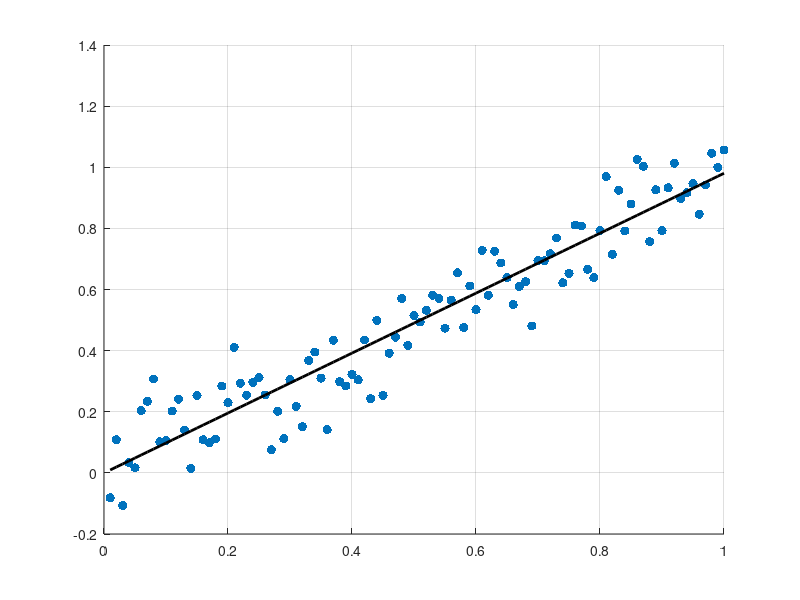

This figure's MATLAB source:
clear
Np = 100;
p = 1-.05/2;
sigma = 0.1;

x = [1:Np]'/Np;
err = sigma*randn(Np,1);
%err = err-mean(err);
y = x + err;

[b,bint,r,rint] = regress(y,[x,ones(Np,1)]);

bo = sum((x-mean(x)).*(y-mean(y)))/sum((x-mean(x)).^2);
ao = mean(y) - bo*mean(x);
bo = [bo,ao];

ymo = bo(1)*x + bo(2);
ym  = b(1)*x(:,1) + b(2);

% https://en.wikipedia.org/wiki/Simple_linear_regression
S = sum((ymo-y).^2); 
s2 = S/(Np-2); % Unbiased estimate of sigma^2
sb = sqrt(s2/sum((x-mean(x)).^2)); % Estimate of std of b
sa = sb*sqrt(sum(x.^2)/Np);        % Estimate of std of a
t = tinv(p,Np-2);
bintt = [bo(1) - sb*t,bo(1) + sb*t;...
         ao(1) - sa*t,ao(1) + sa*t];

% Theoretical variances in estimates (Bulmer, Principles of Statistics, p214)
Vb = sigma^2/sum((x-mean(x)).^2);
Va = sigma^2*(1/Np + mean(x)^2/sum((x-mean(x)).^2));

% From Bulmer, Ch 12 appendix, if
% b = beta + sum(err.*(x-xbar))/sum((x-mean(x)).^2)
% then b is a normally distributed r.v. if err is. As a result, we use
% norminv below. If, however, Vb is based on the sample std (sb above),
% then ((b-beta)/sb)*sqrt( sum((x-mean(x)).^2) ) = (b-beta)/s2 is t distributed with Np-2
% dofs (stated without proof on pg 214 of Bulmer).
d = norminv(p,0,1); % 1.96 for p = 1-0.05/2. 
binto = [bo(1) - d*sqrt(Vb),bo(1) + d*sqrt(Vb);...
         ao(1) - d*sqrt(Va),ao(1) + d*sqrt(Va)];

fprintf('regress: slope = %.5f [%.5f,%.5f]; intercept = %.5f [%.5f,%.5f]\n',...
    b(1),bint(1,:),b(2),bint(2,:));
fprintf('manual:  slope = %.5f [%.5f,%.5f]; intercept = %.5f [%.5f,%.5f]\n',...
    bo(1),bintt(1,:),bo(2),bintt(2,:));
fprintf('theor. conf. intervals    [%.5f,%.5f];                     [%.5f,%.5f]\n',...
    binto(1,:),binto(2,:));

% Sample output:
% regress: slope = 0.97611 [0.91069,1.04153]; intercept = 0.01730 [-0.02075,0.05535]
% manual:  slope = 0.97611 [0.91069,1.04153]; intercept = 0.01730 [-0.02075,0.05535]
% theor. conf. intervals    [0.90821,1.04401];                     [-0.02220,0.05679]

clf;
grid on;hold on;
plot(x,y,'.','MarkerSize',20)
plot(x,ymo,'k','LineWidth',2)
